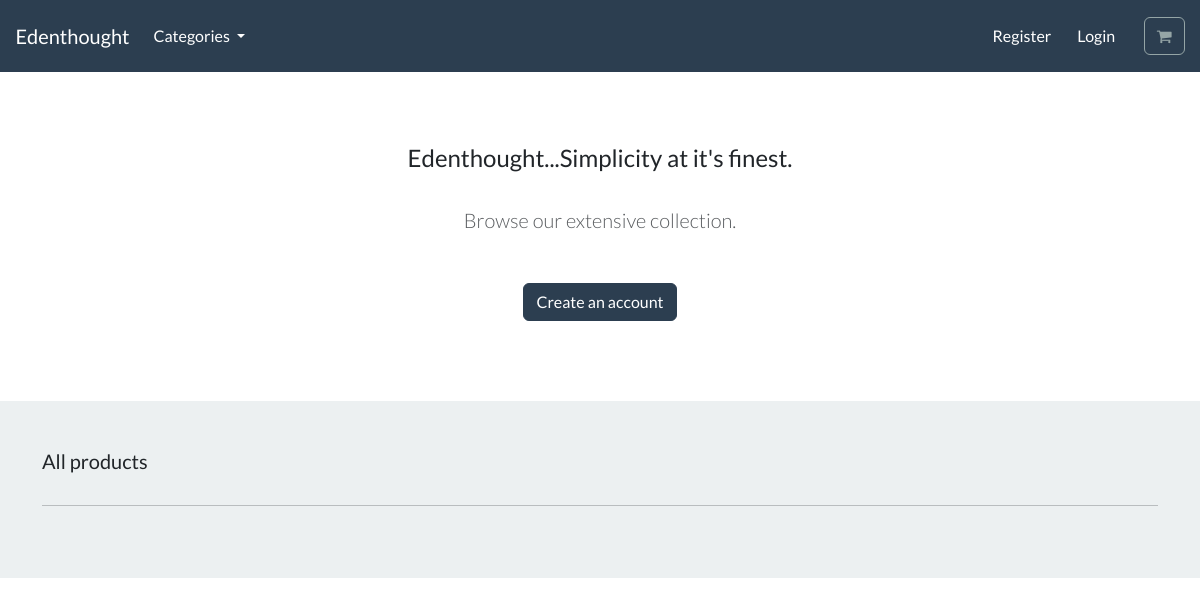
The app's page /, older data.
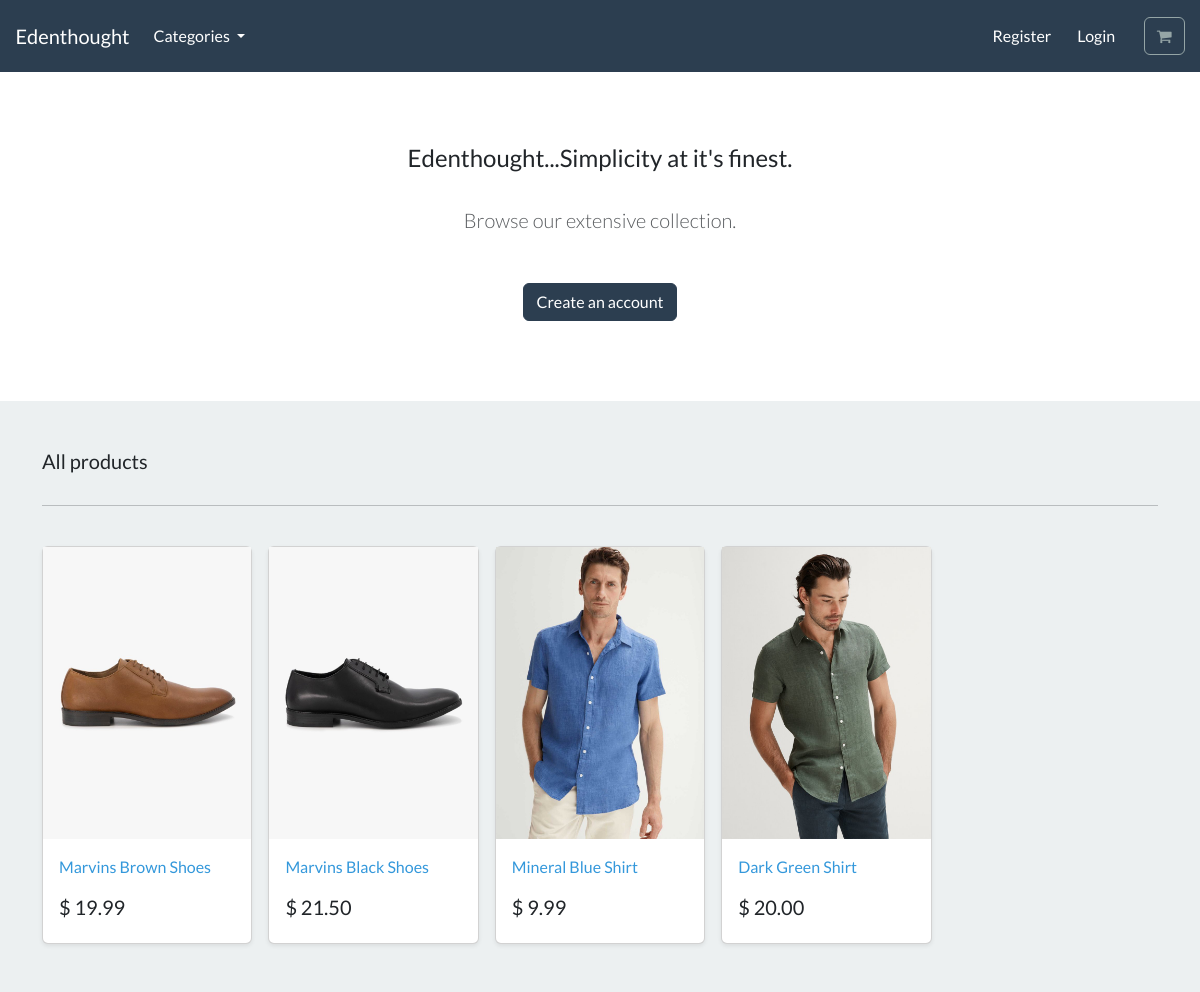
The same page, newer data.
### store/models.py (models this page shows, shortened)
class Product(models.Model):
    category = models.ForeignKey(
        Category, related_name='product', on_delete=models.CASCADE, null=True)
    title = models.CharField(max_length=250)
    brand = models.CharField(max_length=250, default='un-branded')
    description = models.TextField(blank=True)
    slug = models.SlugField(max_length=250)
    price = models.DecimalField(max_digits=4, decimal_places=2)
    image = models.ImageField(upload_to='images/', blank=True, null=True)
    class Meta:
        verbose_name_plural = 'products'

### store/views.py (the view)
# urls.py: path('', include('store.urls')),
def store(request):
    all_products = Product.objects.all()
    context = {'all_products': all_products}
    return render(request, 'store/store.html', context)

### store/views.py (called while the page is built)
def categories(request):
    all_categories = Category.objects.all()
    return {'all_categories': all_categories}

### store/templates/store/store.html
{% extends "./base.html" %}
{% load static %}
{% block content %}
    <section class="py-4 text-center container">
        <div class="row py-lg-5">
            <div class="col-lg-6 col-md-8 mx-auto">
                <h4> Edenthought...Simplicity at it's finest. </h4>
                <br>
                <p class="lead text-muted">
                Browse our extensive collection.
                </p>
                <br>
                <a href="#" class="btn btn-primary my-2"> Create an account </a>
            </div>
        </div>
    </section>
    <div class="album py-5 bg-light">
        <div class="container">
          <div class="pb-3 h5"> All products </div>
          <hr>
          <br>
          <div class="row row-cols-1 row-cols-sm-2 row-cols-md-5 g-3">
            {% for product in all_products %}
            <div class="col">
              <div class="card shadow-sm">
                <img class="img-fluid" alt="Responsive image" src="{{product.image.url}}">
                <div class="card-body">
                  <p class="card-text">
                    <a class="text-info text-decoration-none" href="">{{product.title | capfirst}}</a>
                  </p>
                  <div class="d-flex justify-content-between align-items-center">
                    <h5>$ {{ product.price}}</h5>
                  </div>
                </div>
              </div>
            </div>
            {% endfor %}
          </div>
        </div>
      </div>
{% endblock %}

### store/templates/store/base.html (shortened to what this page needs)
{% load static %}
<!DOCTYPE html>
<html>
    <head>
        <link rel="stylesheet" href="https://bootswatch.com/5/flatly/bootstrap.min.css">
        <link rel="stylesheet" href="https://cdnjs.cloudflare.com/ajax/libs/font-awesome/4.7.0/css/font-awesome.min.css">
    </head>
    <nav class="navbar navbar-expand-lg bg-primary justify-content-center">
        <a class="navbar-brand main-heading text-white" href="{% url 'store' %}">
        &nbsp; &nbsp; Edenthought
        </a>
        <div class="collapse navbar-collapse" id="navbarCollapse">
            <ul class="navbar-nav me-auto mb-2 mb-md-0">
                <li class="nav-item dropdown">
                    <a class="nav-link dropdown-toggle text-white" href="#" id="navbarDropdown" role="button"
                    data-bs-toggle="dropdown" aria-expanded="false">
                        Categories
                    </a>
                </li>
            </ul>
        </div>
        <div class="collapse navbar-collapse text-center" id="navbarNavDropdown">
            <ul class="navbar-nav ms-auto">
                <li class="nav-item">
                    <a class="btn btn-alert navbar-btn text-white" type="button"  href="/"> Register </a>
                </li>
                <li class="nav-item">
                    <a class="btn btn-alert navbar-btn text-white" type="button"  href="/"> Login </a>
                </li>
                <li class="nav-item">
                    <a type="button" role="button" href="/" class="btn btn-outline-secondary">
                        <i class="fa fa-shopping-cart" aria-hidden="true"> </i>
                    </a>
                </li>
            </ul>
        </div>
    </nav>
    <body>
        {% block content %}
        {% endblock %}
    </body>
</html>

Row changes from the older to the newer data that the page shows:
added Product: image (picture), title "Marvins Brown Shoes", price "19.99"
added Product: image (picture), title "Marvins Black Shoes", price "21.50"
added Product: image (picture), title "Mineral Blue Shirt", price "9.99"
added Product: image (picture), title "Dark Green Shirt", price "20.00"
